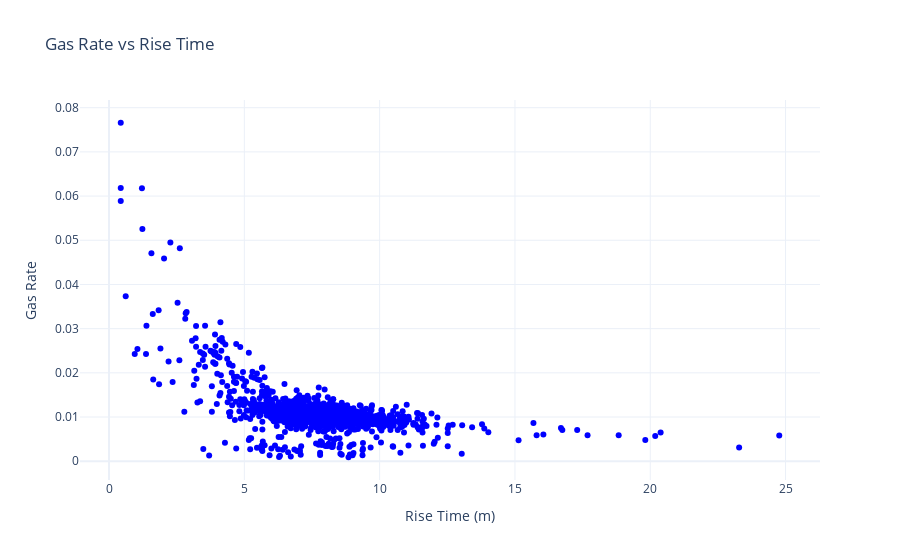

The notebook cell this image was saved under:
### Code cell
# Create Plotly figure
fig = go.Figure()

# Add scatter plot (point cloud)
fig.add_trace(go.Scatter(
    x=df_z['Rise Time (m)'],
    y=df_z['GasRate'],
    mode='markers',
    marker=dict(size=6, color='blue', opacity=1),
    name='Gas Rate'
))

# Customize layout
fig.update_layout(
    title='Gas Rate vs Rise Time',
    xaxis_title='Rise Time (m)',
    yaxis_title='Gas Rate',
    # xaxis_range=[60, 4000],  # Set x-axis limits (adjust as needed)
    template='plotly_white'
)

# Show plot
fig.show()

### Figure 1 — Plotly figure (JSON) as saved in the notebook; plotly's stock layout.template omitted (floating-point values rounded to 4 significant figures; data arrays with more than 128 entries replaced by an {"elided": "..."} marker saying what was removed)
{"data": [{"marker": {"color": "blue", "opacity": 1, "size": 6}, "mode": "markers", "name": "Gas Rate", "type": "scatter", "x": {"elided": "1668 float values"}, "y": {"elided": "1668 float values"}}], "layout": {"title": {"text": "Gas Rate vs Rise Time"}, "xaxis": {"title": {"text": "Rise Time (m)"}}, "yaxis": {"title": {"text": "Gas Rate"}}}}
